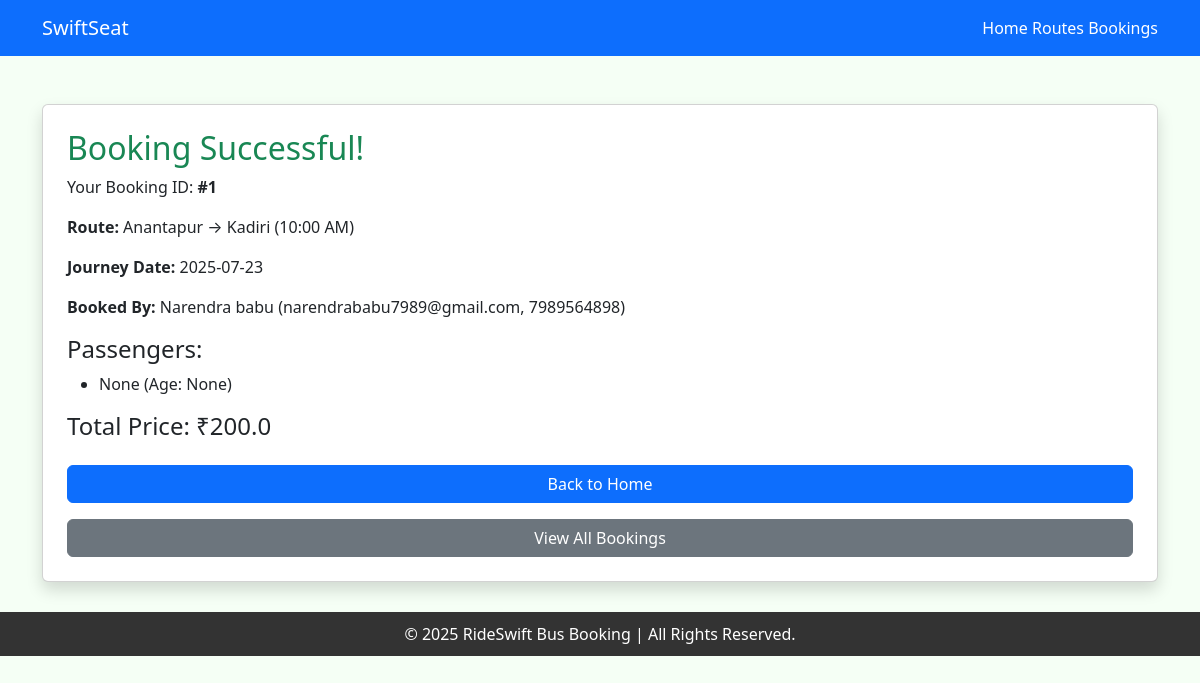
Screenshot of /success/1 with the database file from the repository.
### tables this page shows
CREATE TABLE bookings (
                id INTEGER PRIMARY KEY AUTOINCREMENT,
                user_name TEXT,
                email TEXT,
                phone TEXT,
                route_id INTEGER,
                passengers TEXT,
                date TEXT,
                total_price REAL,
                FOREIGN KEY(route_id) REFERENCES routes(id)
                );

CREATE TABLE routes (
                id INTEGER PRIMARY KEY AUTOINCREMENT,
                route_name TEXT,
                departure_time TEXT,
                price REAL,
                available_seats INTEGER
                );

### app.py (the view)
@app.route('/success/<int:booking_id>')
def success(booking_id):
    conn = sqlite3.connect(DB_NAME)
    c = conn.cursor()
    c.execute("""SELECT b.id, b.user_name, b.email, b.phone, b.passengers, b.date, b.total_price,
                 r.route_name, r.departure_time
                 FROM bookings b
                 JOIN routes r ON b.route_id = r.id WHERE b.id=?""", (booking_id,))
    booking = c.fetchone()
    conn.close()
    passengers = json.loads(booking[4])
    return render_template('success.html', booking=booking, passengers=passengers)

### templates/success.html (shortened to what this page needs)
<!DOCTYPE html>
<html lang="en">
<head>
    <link href="https://cdn.jsdelivr.net/npm/bootstrap@5.3.2/dist/css/bootstrap.min.css" rel="stylesheet">
</head>
<body>
    <nav class="navbar navbar-expand-lg navbar-dark bg-primary">
        <div class="container">
            <a class="navbar-brand" href="/">SwiftSeat</a>
            <div>
                <a class="nav-link d-inline text-white" href="/">Home</a>
                <a class="nav-link d-inline text-white" href="/routes">Routes</a>
                <a class="nav-link d-inline text-white" href="/history">Bookings</a>
            </div>
        </div>
    </nav>
    <div class="container mt-5">
        <div class="card shadow p-4">
            <h2 class="text-success">Booking Successful!</h2>
            <p>Your Booking ID: <strong>#{{ booking[0] }}</strong></p>
            <p><strong>Route:</strong> {{ booking[7] }} ({{ booking[8] }})</p>
            <p><strong>Journey Date:</strong> {{ booking[5] }}</p>
            <p><strong>Booked By:</strong> {{ booking[1] }} ({{ booking[2] }}, {{ booking[3] }})</p>
            <h4>Passengers:</h4>
            <ul>
                {% for p in passengers %}
                <li>{{ p.name }} (Age: {{ p.age }})</li>
                {% endfor %}
            </ul>
            <h4>Total Price: ₹{{ booking[6] }}</h4>
            <a href="/" class="btn btn-primary mt-3">Back to Home</a>
            <a href="/history" class="btn btn-secondary mt-3">View All Bookings</a>
        </div>
    </div>
    <footer>
        &copy; 2025 RideSwift Bus Booking | All Rights Reserved.
    </footer>
</body>
</html>

### templates/success.html (style rules this page uses)
body { background: #f5fff5; }
footer { background: #333; color: white; text-align: center; padding: 10px; margin-top: 30px; }

### rows the page displays
bookings: id "1", date "2025-07-23", user_name "Narendra babu", email "narendrababu7989@gmail.com", phone "7989564898", total_price "200.0"
routes: route_name "Anantapur → Kadiri", departure_time "10:00 AM"

### other values shown
{{ p.name }} "None"
{{ p.age }} "None"
